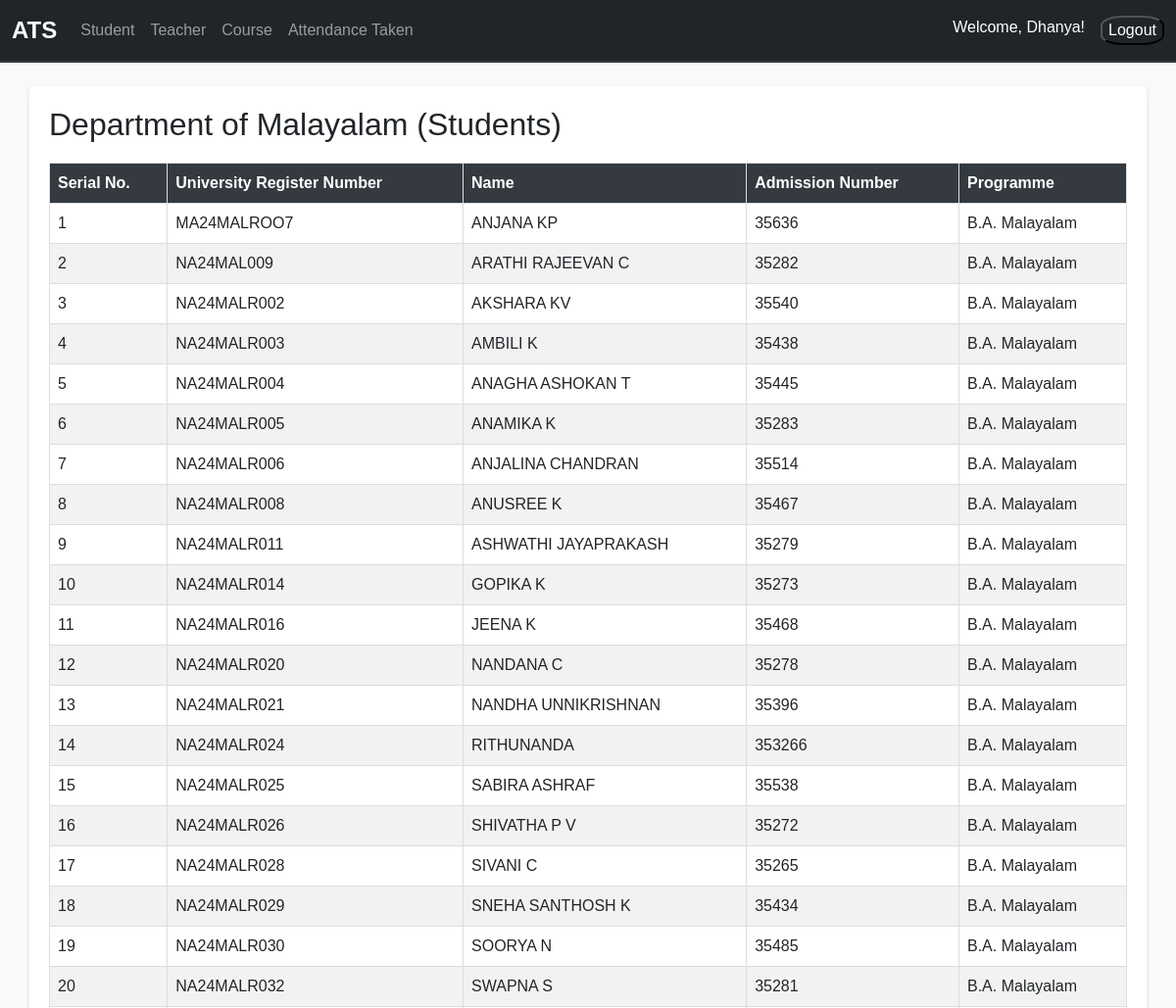
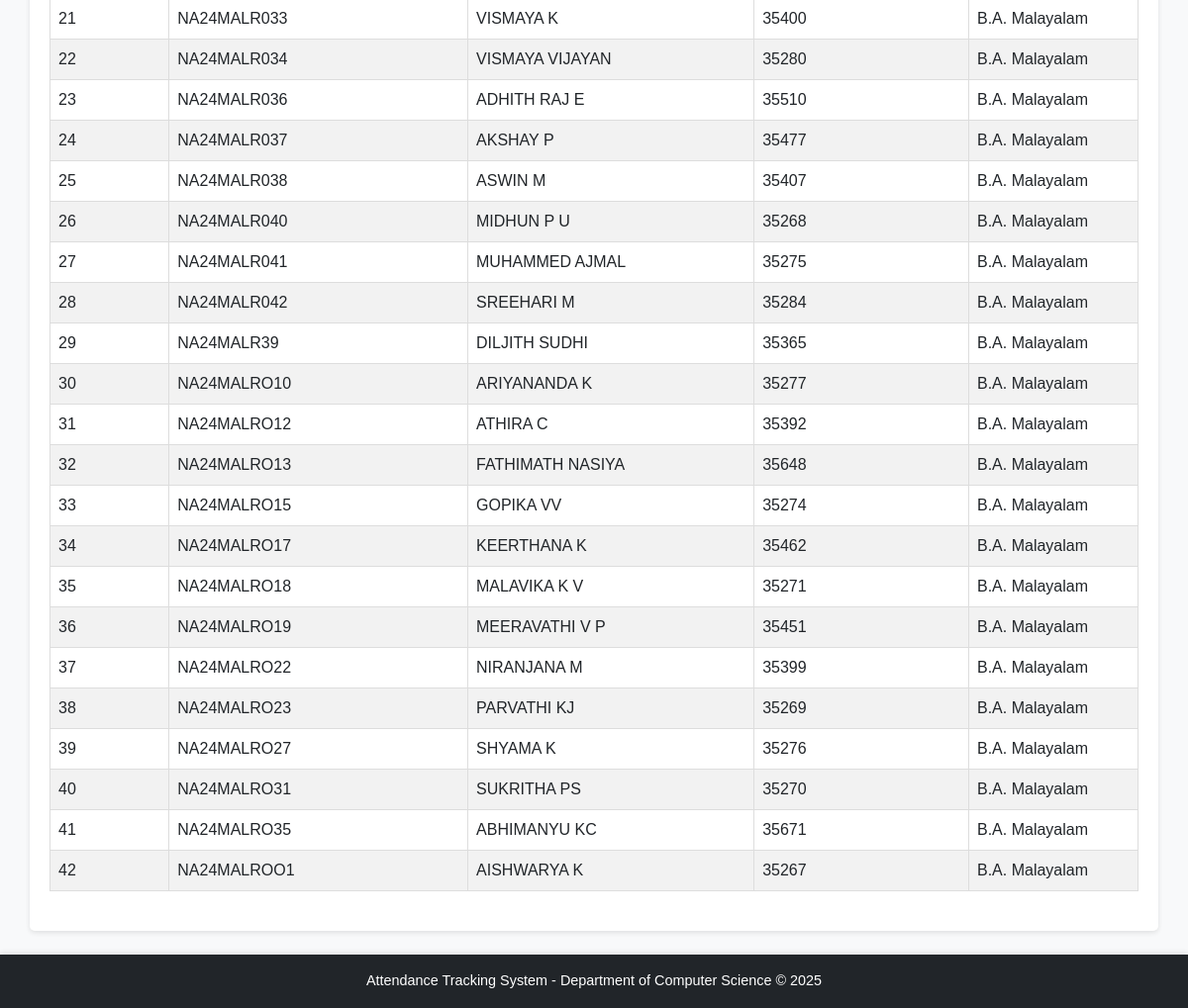
The page /students/ (signed in) on the database its author committed (2 pictures, top to bottom).
### attendance/models.py (models this page shows, shortened)
class Department(models.Model):
    name = models.CharField(max_length=255, unique=True)
    def __str__(self):
        return self.name

class Student(models.Model):
    name = models.CharField(max_length=255)
    university_register_number = models.CharField(max_length=50, unique=True)
    admission_number = models.CharField(max_length=50, unique=True)
    programme = models.ForeignKey(Programme, on_delete=models.CASCADE, related_name="students")

class Programme(models.Model):
    name = models.CharField(max_length=255)
    department = models.ForeignKey(Department, on_delete=models.CASCADE, related_name="programmes")

### attendance/views.py (the view)
# urls.py: path('students/', views.student_list, name='student_list'),
@login_required
def student_list(request):
    teacher = Teacher.objects.get(user=request.user)
    department = teacher.department
    students = Student.objects.filter(programme__department=department).order_by('university_register_number')
    return render(request, 'attendance/student_list.html', {'students': students, 'department':department})

### attendance/context_processors.py (called while the page is built)
def is_hod(request):
    return {'is_hod': request.user.groups.filter(name='HoD').exists()}

### attendance/templates/attendance/student_list.html (shortened to what this page needs)
{% extends 'base.html' %}
{% block content %}
    <h2> Department of {{ department }} (Students)</h2>
    <div class="mb-3">
    <table>
        <thead>
            <tr>
                <th>Serial No.</th>
                <th>University Register Number</th>
                <th>Name</th>
                <th>Admission Number</th>
                <th>Programme</th>
            </tr>
        </thead>
        <tbody>
            {% for student in students %}
                <tr>
                    <td>{{ forloop.counter }}</td>
                    <td>{{ student.university_register_number }}</td>
                    <td>{{ student.name }}</td>
                    <td>{{ student.admission_number }}</td>
                    <td>{{ student.programme.name }}</td>
                </tr>
            {% empty %}
                <tr>
                    <td {% if is_hod %}colspan="6"{% else %}colspan="5"{% endif %} class="text-center">No students found.</td>
                </tr>
            {% endfor %}
        </tbody>
    </table>
</div>
{% endblock %}

### templates/base.html (shortened to what this page needs)
{% load static %}
<!DOCTYPE html>
<html lang="en">
<head>
    <link href="https://cdn.jsdelivr.net/npm/bootstrap@5.3.0/dist/css/bootstrap.min.css" rel="stylesheet">
    <link rel="stylesheet" href="{% static 'base.css' %}">
</head>
<body>
    <nav class="navbar navbar-expand-lg navbar-dark bg-dark">
        <div class="container-fluid">
            <a class="navbar-brand" href="{% url 'index' %}">ATS</a>
            <div class="collapse navbar-collapse" id="navbarNav">
                <ul class="navbar-nav me-auto">
                    <li class="nav-item">
                        <a class="nav-link" href="{% url 'student_list' %}">Student</a>
                    </li>
                    <li class="nav-item">
                        <a class="nav-link" href="{% url 'teacher_list' %}">Teacher</a>
                    </li>
                    <li class="nav-item">
                        <a class="nav-link" href="{% url 'course_list' %}">Course</a>
                    </li>
                    <li class="nav-item">
                        <a class="nav-link" href="{% url 'teacher_attendance_list' %}">Attendance Taken</a>
                    </li>
                </ul>
                {% if user.is_authenticated %}
                <ul class="navbar-nav">
                    <li class="nav-item">
                        <span class="navbar-text text-white me-3">Welcome, {{ user.username|title }}!</span>
                    </li>
                    <li>
                        <form  method="post" action="{% url 'logout' %}">
                            <button class="logout" type="submit">Logout</button>
                          </form>
                    </li>
                </ul>
                {% else %}
                <ul class="navbar-nav">
                    <li class="nav-item">
                        <a class="nav-link" href="#">Login</a>
                    </li>
                </ul>
                {% endif %}
            </div>
        </div>
    </nav>
    <div class="container mt-4">
        {% block content %}{% endblock %}
    </div>
    <footer class="bg-dark text-white text-center py-3 mt-4">
        <p class="mb-0">Attendance Tracking System - Department of Computer Science &copy; 2025</p>
    </footer>
</body>
</html>

### static/base.css (style rules this page uses)
html, body { font-family: 'Arial', sans-serif; background-color: #f8f9fa; color: #212529; height: 100%; margin: 0; display: flex; flex-direction: column; }
.navbar { border-bottom: 2px solid #343a40; }
.navbar-brand { font-weight: bold; font-size: 1.5rem; }
.nav-item .nav-link { font-size: 1rem; padding: 0.5rem 1rem; transition: color 0.2s ease-in-out; }
footer { background-color: #343a40; color: #ffffff; font-size: 0.9rem; text-align: center; padding: 10px 0; box-shadow: 0 -2px 5px rgba(0, 0, 0, 0.1); }
.container { flex: 1; background-color: #ffffff; border-radius: 5px; box-shadow: 0 2px 5px rgba(0, 0, 0, 0.1); padding: 20px; }
table { width: 100%; border-collapse: collapse; margin: 20px 0; }
table th, table td { border: 1px solid #ddd; padding: 8px; text-align: left; }
table th { background-color: #343a40; color: #ffffff; }
table tr:nth-child(even) { background-color: #f2f2f2; }
.text-center { text-align: center; }
.mt-4 { margin-top: 1.5rem; }
.logout { background-color: transparent; border-radius: 34%; color: white; }

### rows shown on the page
Department: name "Malayalam"
Student: university_register_number "MA24MALROO7", name "ANJANA KP", admission_number "35636", programme.name "B.A. Malayalam"
Student: university_register_number "NA24MAL009", name "ARATHI RAJEEVAN C", admission_number "35282", programme.name "B.A. Malayalam"
Student: university_register_number "NA24MALR002", name "AKSHARA KV", admission_number "35540", programme.name "B.A. Malayalam"
Student: university_register_number "NA24MALR003", name "AMBILI K", admission_number "35438", programme.name "B.A. Malayalam"
Student: university_register_number "NA24MALR004", name "ANAGHA ASHOKAN T", admission_number "35445", programme.name "B.A. Malayalam"
Student: university_register_number "NA24MALR005", name "ANAMIKA K", admission_number "35283", programme.name "B.A. Malayalam"
Student: university_register_number "NA24MALR006", name "ANJALINA CHANDRAN", admission_number "35514", programme.name "B.A. Malayalam"
Student: university_register_number "NA24MALR008", name "ANUSREE K", admission_number "35467", programme.name "B.A. Malayalam"
Student: university_register_number "NA24MALR011", name "ASHWATHI JAYAPRAKASH", admission_number "35279", programme.name "B.A. Malayalam"
Student: university_register_number "NA24MALR014", name "GOPIKA K", admission_number "35273", programme.name "B.A. Malayalam"
Student: university_register_number "NA24MALR016", name "JEENA K", admission_number "35468", programme.name "B.A. Malayalam"
Student: university_register_number "NA24MALR020", name "NANDANA C", admission_number "35278", programme.name "B.A. Malayalam"
Student: university_register_number "NA24MALR021", name "NANDHA UNNIKRISHNAN", admission_number "35396", programme.name "B.A. Malayalam"
Student: university_register_number "NA24MALR024", name "RITHUNANDA", admission_number "353266", programme.name "B.A. Malayalam"
Student: university_register_number "NA24MALR025", name "SABIRA ASHRAF", admission_number "35538", programme.name "B.A. Malayalam"
Student: university_register_number "NA24MALR026", name "SHIVATHA P V", admission_number "35272", programme.name "B.A. Malayalam"
Student: university_register_number "NA24MALR028", name "SIVANI C", admission_number "35265", programme.name "B.A. Malayalam"
Student: university_register_number "NA24MALR029", name "SNEHA SANTHOSH K", admission_number "35434", programme.name "B.A. Malayalam"
Student: university_register_number "NA24MALR030", name "SOORYA N", admission_number "35485", programme.name "B.A. Malayalam"
Student: university_register_number "NA24MALR032", name "SWAPNA S", admission_number "35281", programme.name "B.A. Malayalam"
Student: university_register_number "NA24MALR033", name "VISMAYA K", admission_number "35400", programme.name "B.A. Malayalam"
Student: university_register_number "NA24MALR034", name "VISMAYA VIJAYAN", admission_number "35280", programme.name "B.A. Malayalam"
Student: university_register_number "NA24MALR036", name "ADHITH RAJ E", admission_number "35510", programme.name "B.A. Malayalam"
Student: university_register_number "NA24MALR037", name "AKSHAY P", admission_number "35477", programme.name "B.A. Malayalam"
Student: university_register_number "NA24MALR038", name "ASWIN M", admission_number "35407", programme.name "B.A. Malayalam"
Student: university_register_number "NA24MALR040", name "MIDHUN P U", admission_number "35268", programme.name "B.A. Malayalam"
Student: university_register_number "NA24MALR041", name "MUHAMMED AJMAL", admission_number "35275", programme.name "B.A. Malayalam"
Student: university_register_number "NA24MALR042", name "SREEHARI M", admission_number "35284", programme.name "B.A. Malayalam"
Student: university_register_number "NA24MALR39", name "DILJITH SUDHI", admission_number "35365", programme.name "B.A. Malayalam"
Student: university_register_number "NA24MALRO10", name "ARIYANANDA K", admission_number "35277", programme.name "B.A. Malayalam"
Student: university_register_number "NA24MALRO12", name "ATHIRA C", admission_number "35392", programme.name "B.A. Malayalam"
Student: university_register_number "NA24MALRO13", name "FATHIMATH NASIYA", admission_number "35648", programme.name "B.A. Malayalam"
Student: university_register_number "NA24MALRO15", name "GOPIKA VV", admission_number "35274", programme.name "B.A. Malayalam"
Student: university_register_number "NA24MALRO17", name "KEERTHANA K", admission_number "35462", programme.name "B.A. Malayalam"
Student: university_register_number "NA24MALRO18", name "MALAVIKA K V", admission_number "35271", programme.name "B.A. Malayalam"
Student: university_register_number "NA24MALRO19", name "MEERAVATHI V P", admission_number "35451", programme.name "B.A. Malayalam"
Student: university_register_number "NA24MALRO22", name "NIRANJANA M", admission_number "35399", programme.name "B.A. Malayalam"
Student: university_register_number "NA24MALRO23", name "PARVATHI KJ", admission_number "35269", programme.name "B.A. Malayalam"
Student: university_register_number "NA24MALRO27", name "SHYAMA K", admission_number "35276", programme.name "B.A. Malayalam"
Student: university_register_number "NA24MALRO31", name "SUKRITHA PS", admission_number "35270", programme.name "B.A. Malayalam"
Student: university_register_number "NA24MALRO35", name "ABHIMANYU KC", admission_number "35671", programme.name "B.A. Malayalam"
Student: university_register_number "NA24MALROO1", name "AISHWARYA K", admission_number "35267", programme.name "B.A. Malayalam"

### other values the page prints
{{ user.username|title }} "Dhanya"
